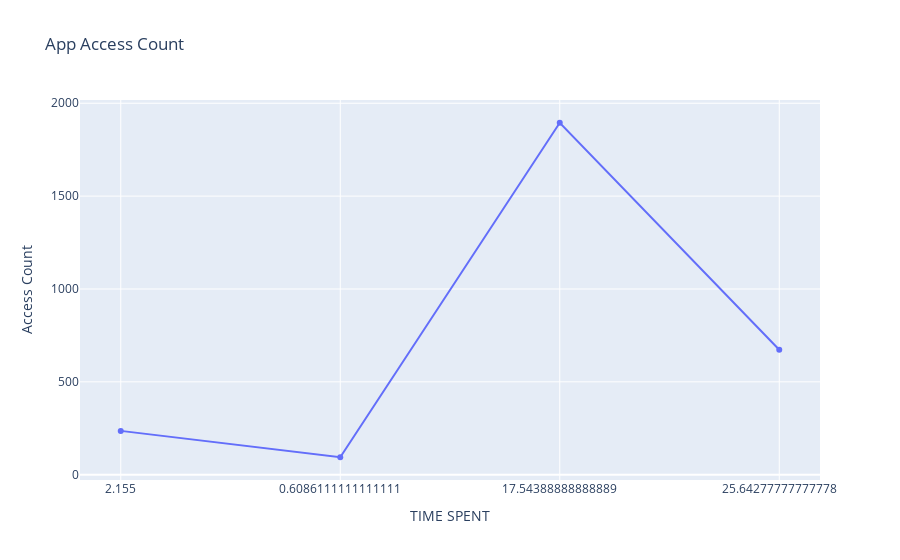

The cell this chart's notebook holds for it:
### Code cell
fig = go.Figure(data=go.Scatter(x=usg['usage_time']/3600, y=usg['ascess_count'], mode='lines+markers',hovertext=usg['appname']))
fig.update_layout(title='App Access Count', xaxis_title='TIME SPENT', yaxis_title='Access Count')
fig.update_xaxes(type='category')  # Ensure 'appname' is treated as categorical data
fig.show()

### Figure 1 — Plotly figure (JSON) as saved in the notebook; plotly's stock layout.template omitted (floating-point values rounded to 4 significant figures)
{"data": [{"hovertext": ["ECOM", "ENTERTAINMENT", "PRODUCTIVITY", "SOCIALMEDIA"], "mode": "lines+markers", "type": "scatter", "x": [2.155, 0.6086, 17.54, 25.64], "y": [236, 94, 1895, 673]}], "layout": {"title": {"text": "App Access Count"}, "xaxis": {"title": {"text": "TIME SPENT"}, "type": "category"}, "yaxis": {"title": {"text": "Access Count"}}}}
